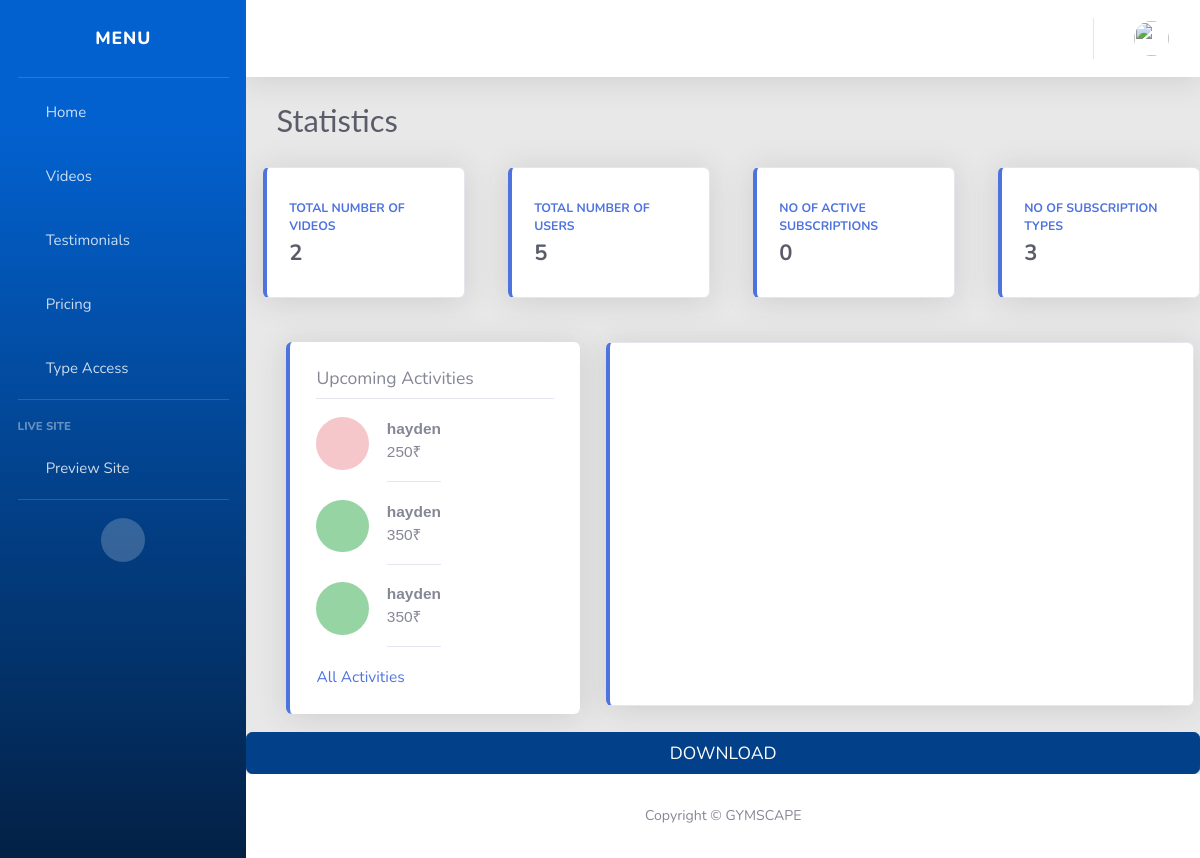
The page /dashboard/ (signed in) on the database its author committed.
### SubsApp/models.py (models this page shows)
class Transations(models.Model):
    user = models.ForeignKey(
        User, on_delete=models.CASCADE)
    amount = models.IntegerField()
    date = models. DateTimeField(auto_now=True)
    success = models.BooleanField(default=False)
    paytmOID = models.CharField(max_length=100, default="")
    subType = models.ForeignKey(
        SubType, on_delete=models.CASCADE, null=True)

### SubsApp/views.py (the view)
# urls.py: path('dashboard/', views.AdminHome, name='AdminHome'),
def AdminHome(request):
    if request.user.is_staff:
        l = []
        for i in Transations.objects.all():
            l.append(str(i.date)[5:7])
        c = collections.Counter(l)
        l = []
        l.append(["date", "Month"])
        for k in c:
            l.append([int(k), int(c[k])])
        context = {
            "totalNoOfUsers": len(User.objects.all()),
            "totalNoOfVideos": len(Video.objects.all()),
            'recentTrans': Transations.objects.all().order_by("-date")[:5],
            'noOfSubs': len(Subscription.objects.all()),
            'noOfSubtypes': len(SubType.objects.all()),
            'activitesGraph': json.dumps(l)
        }
        return render(request, 'home.html', context)
    else:
        return HttpResponsePermanentRedirect(reverse('home'))

### templates/home.html (shortened to what this page needs)
{% extends 'Adminbase.html' %}
{% block content %}
<div id="print-content">
    <div class="d-sm-flex align-items-center justify-content-between mb-4" style="padding-left: 30px;">
        <h1 class="h3 mb-0 text-gray-800">Statistics</h1>
    </div>
    <div class="row">
        <div class="col-xl-3 col-md-6 mb-4" style="padding-left: 30px;">
            <div class="card border-left-primary shadow h-100 py-2">
                <div class="card-body">
                    <div class="row no-gutters align-items-center">
                        <div class="col mr-2">
                            <div class="text-xs font-weight-bold text-primary text-uppercase mb-1">
                                <a href="tables120hrs">Total Number of Videos</a>
                            </div>
                            <div class="h5 mb-0 font-weight-bold text-gray-800">{{totalNoOfVideos}}</div>
                        </div>
                    </div>
                </div>
            </div>
        </div>
        <div class="col-xl-3 col-md-6 mb-4" style="padding-left: 30px;">
            <div class="card border-left-primary shadow h-100 py-2">
                <div class="card-body">
                    <div class="row no-gutters align-items-center">
                        <div class="col mr-2">
                            <div class="text-xs font-weight-bold text-primary text-uppercase mb-1">
                                <a href="tables120hrs">Total Number of Users</a>
                            </div>
                            <div class="h5 mb-0 font-weight-bold text-gray-800">{{totalNoOfUsers}}</div>
                        </div>
                    </div>
                </div>
            </div>
        </div>
        <div class="col-xl-3 col-md-6 mb-4" style="padding-left: 30px;">
            <div class="card border-left-primary shadow h-100 py-2">
                <div class="card-body">
                    <div class="row no-gutters align-items-center">
                        <div class="col mr-2">
                            <div class="text-xs font-weight-bold text-primary text-uppercase mb-1">
                                <a href="tables120hrs">No Of Active Subscriptions</a>
                            </div>
                            <div class="h5 mb-0 font-weight-bold text-gray-800">{{noOfSubs}}</div>
                        </div>
                    </div>
                </div>
            </div>
        </div>
        <div class="col-xl-3 col-md-6 mb-4" style="padding-left: 30px;">
            <div class="card border-left-primary shadow h-100 py-2">
                <div class="card-body">
                    <div class="row no-gutters align-items-center">
                        <div class="col mr-2">
                            <div class="text-xs font-weight-bold text-primary text-uppercase mb-1">
                                <a href="tables120hrs">No Of Subscription Types</a>
                            </div>
                            <div class="h5 mb-0 font-weight-bold text-gray-800">{{noOfSubtypes}}</div>
                        </div>
                    </div>
                </div>
            </div>
        </div>
    </div>
    <div class="row">
        <div class="my-3 p-4 bg-white rounded shadow-sm ml-5 pr-6 border-left-primary shadow " style="min-width:30%;">
            <h6 class="border-bottom pb-2 mb-0">Upcoming Activities</h6>
            {% for act in recentTrans %}
            <div class="d-flex text-muted pt-3" style="min-width:100%;">
                {% if act.success %}
                <span class='dot' style='background-color:#96D4A4'></span>
                {% else %}
                <span class='dot' style='background-color:#F5C6CA'></span>
                {% endif %}
                <p class="pb-3 mb-0 small lh-sm border-bottom">
                    <strong class="d-block text-gray-dark">{{act.user}}</strong>
                    {{act.amount}}₹
                </p>
            </div>
            {% endfor %}
            <small class="d-block text-end mt-3">
                <a href="{% url 'home' %}">All Activities</a>
            </small>
        </div>
        <div id="curve_chart" class="col-xl-1 col-md-6 ml-4 mb-4 card border-left-primary shadow "
            style=" margin-top:1rem;min-width: 60%;border-radius:0.35rem;overflow: hidden;">
        </div>
    </div>
</div>
<input type="button" onclick="printDiv('print-content')" value="Download" class="btn btn-primary" />
{% endblock %}

### static/css/main.css (style rules this page uses)
.row { display: -webkit-box; display: -webkit-flex; display: -moz-box; display: -ms-flexbox; display: flex; -webkit-flex-wrap: wrap; -ms-flex-wrap: wrap; flex-wrap: wrap; }
html { -webkit-box-sizing: border-box; -moz-box-sizing: border-box; box-sizing: border-box; }
* { padding: 0; margin: 0; }
*, *:before, *:after { -webkit-box-sizing: inherit; -moz-box-sizing: inherit; box-sizing: inherit; }
body, h1, h2, h3, h4, h5, h6, blockquote, p, pre, dl, dd, ol, ul, figure, hr, fieldset, legend { margin: 0; padding: 0; }
body { font-family: "Open Sans", "Arial", "Helvetica Neue", sans-serif; font-weight: 400; font-size: 14px; }
h1, h2, h3, h4, h5, h6 { font-weight: 400; }
h1 { font-size: 36px; }
h6 { font-size: 13px; }
.btn { display: inline-block; line-height: 50px; padding: 0 50px; -webkit-transition: all 0.4s ease; -o-transition: all 0.4s ease; -moz-transition: all 0.4s ease; transition: all 0.4s ease; cursor: pointer; font-size: 15px; text-transform: uppercase; font-weight: 700; color: #fff; font-family: inherit; }
input { outline: none; margin: 0; border: none; -webkit-box-shadow: none; -moz-box-shadow: none; box-shadow: none; width: 100%; font-size: 14px; font-family: inherit; }
.card { -webkit-border-radius: 3px; -moz-border-radius: 3px; border-radius: 3px; background: #fff; }

### static/css/styles.css (style rules this page uses)
* { margin: 0; padding: 0; }
html { height: 100%; background:white ; background: -webkit-linear-gradient(to left, #6441A5, #2a0845); }
body { font-family: montserrat, arial, verdana; background: transparent; }
h1 { color: green; }
p { font-family: Arial, Helvetica, sans-serif; font-weight: bold; }
* { position: relative; margin: 0; padding: 0; box-sizing: border-box; }
h1 { margin-bottom: 50px; font-family: 'Lato', sans-serif; font-size: 50px; }

### static/css/custom.css (style rules this page uses)
.btn-primary { color:#fff; background-color:#03408a; border-color:#03408a; }

### templates/home.html (style rules this page uses)
.dot { height: 3rem; width: 3rem; background-color: #bbb; border-radius: 50%; display: inline-block; margin-right: 1rem; }

### rows shown on the page
Transations: success False (drawn), user "hayden", amount "250"
Transations: success True (drawn), user "hayden", amount "350"
Transations: success True (drawn), user "hayden", amount "350"

### other values the page prints
{{ totalNoOfVideos }} "2"
{{ totalNoOfUsers }} "5"
{{ noOfSubs }} "0"
{{ noOfSubtypes }} "3"
